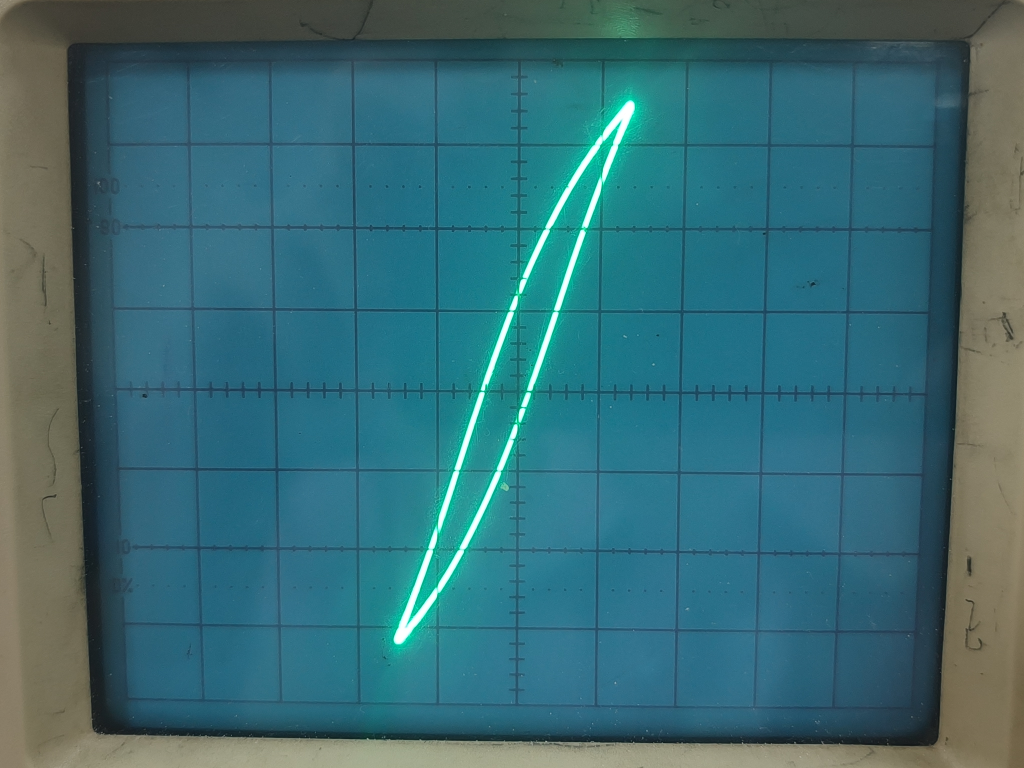
#> input picture old/test1.jpg, 4096 x 3072 px (shown at 1/4 size)
$ python extract_hysteresis.py test1.jpg
#> lines starting #> are read from the running program, lines starting #| are printed output that depends on the picture; after the words box and inside, x2 and y2 are one past the last pixel; in counts of white or black regions, pixels touching at a corner belong together
import argparse
import os
import cv2
import numpy as np
import matplotlib.pyplot as plt

try:
    from skimage.morphology import skeletonize
    HAS_SKIMAGE = True
except Exception:
    HAS_SKIMAGE = False


def imread_any(path):
    """兼容一些扩展名是 jpg 但本质是 BMP 的示波器截图。"""
    img = cv2.imread(path, cv2.IMREAD_COLOR)
    if img is None:
        raise FileNotFoundError(f"无法读取图片: {path}")
    return img


def resize_keep_ratio(img, max_width=1400):
    h, w = img.shape[:2]
    if w <= max_width:
        return img
    s = max_width / w
    return cv2.resize(img, (int(w*s), int(h*s)))


def parse_roi(roi_str, img):
    h, w = img.shape[:2]
    if roi_str:
        x1, y1, x2, y2 = map(int, roi_str.split(','))
        x1, x2 = sorted([max(0, x1), min(w, x2)])
        y1, y2 = sorted([max(0, y1), min(h, y2)])
        return x1, y1, x2, y2
    return auto_roi(img)


def auto_roi(img):
    """
    自动找示波器绘图区：寻找大面积深色矩形区域。
    对手机实拍不一定完美；如果不准，用 --roi 手动给。
    """
    gray = cv2.cvtColor(img, cv2.COLOR_BGR2GRAY)
    # 深色区域：示波器绘图背景通常接近黑色
    dark = cv2.inRange(gray, 0, 55)
    kernel = np.ones((5, 5), np.uint8)
    dark = cv2.morphologyEx(dark, cv2.MORPH_CLOSE, kernel, iterations=2)
    contours, _ = cv2.findContours(dark, cv2.RETR_EXTERNAL, cv2.CHAIN_APPROX_SIMPLE)

    h, w = img.shape[:2]
    best = None
    best_score = -1
    for c in contours:
        x, y, bw, bh = cv2.boundingRect(c)
        area = bw * bh
        if bw < 0.25*w or bh < 0.25*h:
            continue
        # 避免把整张黑边当成绘图区；倾向接近方形/矩形的中央区域
        cx, cy = x + bw/2, y + bh/2
        center_penalty = abs(cx - w/2)/w + abs(cy - h/2)/h
        score = area * (1 - center_penalty)
        if score > best_score:
            best_score = score
            best = (x, y, x+bw, y+bh)

    if best is None:
        # 保守裁掉标题栏和底部文字：适合数字截图/手机正拍
        return int(0.15*w), int(0.10*h), int(0.85*w), int(0.88*h)

    x1, y1, x2, y2 = best
    # 收缩一点，尽量排除外框、文字和箭头
    padx = int(0.02 * (x2-x1))
    pady = int(0.02 * (y2-y1))
    return x1+padx, y1+pady, x2-padx, y2-pady


def trace_mask(roi_bgr, color='magenta'):
    """专门提取示波器亮色轨迹，不再把绿色文字/网格一起提出来。"""
    hsv = cv2.cvtColor(roi_bgr, cv2.COLOR_BGR2HSV)

    if color == 'magenta':
        # OpenCV H: 0~179。你们这张图的紫色轨迹 H≈150。
        lower = np.array([135, 80, 80])
        upper = np.array([170, 255, 255])
        mask = cv2.inRange(hsv, lower, upper)
    elif color == 'green':
        lower = np.array([35, 70, 70])
        upper = np.array([95, 255, 255])
        mask = cv2.inRange(hsv, lower, upper)
    elif color == 'cyan':
        lower = np.array([80, 60, 60])
        upper = np.array([105, 255, 255])
        mask = cv2.inRange(hsv, lower, upper)
    else:
        # 兜底：只取高亮高饱和区域
        s = hsv[:, :, 1]
        v = hsv[:, :, 2]
        mask = ((s > 80) & (v > 120)).astype(np.uint8) * 255

    kernel = np.ones((2, 2), np.uint8)
    # 不做开运算，否则 1 像素粗的示波器轨迹会被直接抹掉
    mask = cv2.morphologyEx(mask, cv2.MORPH_CLOSE, kernel, iterations=1)

    return mask


def keep_biggest(mask):
    num, labels, stats, _ = cv2.connectedComponentsWithStats(mask, 8)
    if num <= 1:
        return mask
    areas = stats[1:, cv2.CC_STAT_AREA]
    # 只保留最大几个连通域，防止轨迹断裂时被删光
    ids = np.argsort(areas)[-4:] + 1
    out = np.zeros_like(mask)
    for i in ids:
        if stats[i, cv2.CC_STAT_AREA] > 20:
            out[labels == i] = 255
    return out


def skeleton(mask):
    if not HAS_SKIMAGE:
        return mask
    sk = skeletonize(mask > 0).astype(np.uint8) * 255
    return sk


def points_from_mask(mask):
    ys, xs = np.where(mask > 0)
    return xs.astype(float), ys.astype(float)


# [64 lines left out: functions normalize_by_roi, band_intercepts, contour_area_norm, diagnose, not called in this run]


def process(image_path, roi_str=None, color='magenta', outdir='output_v2'):
    img = resize_keep_ratio(imread_any(image_path))
#> in imread_any, img is the input picture: shape (3072, 4096, 3); mean B, G, R 115.7, 107.1, 56.8
#> in resize_keep_ratio, `h, w = img.shape[:2]`: h = 3072; w = 4096
#> in resize_keep_ratio, `s = max_width / w`: s = 0.342
    x1, y1, x2, y2 = parse_roi(roi_str, img)
#> in auto_roi, `gray = cv2.cvtColor(img, cv2.COLOR_BGR2GRAY)`:
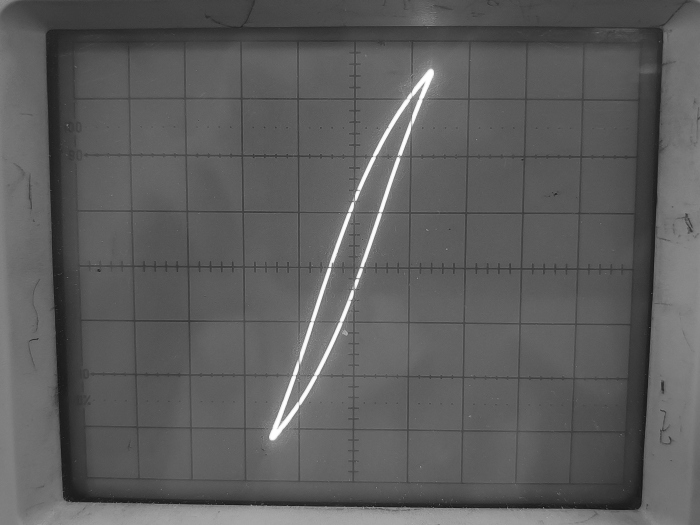
#> gray: shape (1050, 1400) (shown at 1/2 size); min 14, max 255, mean 92.9
#> in auto_roi, `dark = cv2.inRange(gray, 0, 55)`:
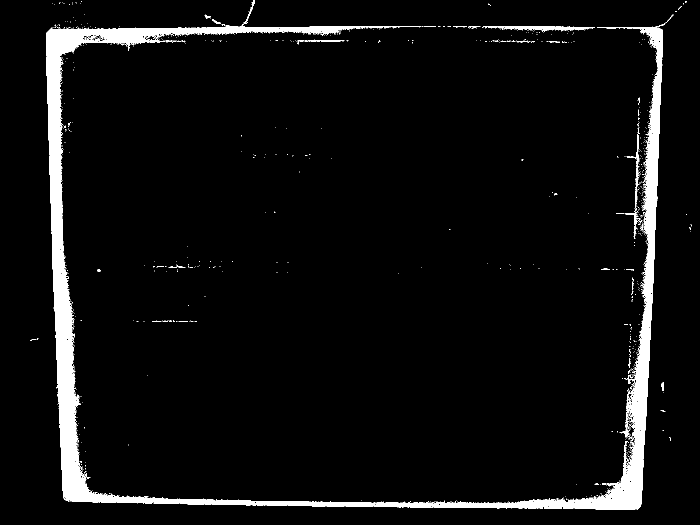
#> dark: shape (1050, 1400) (shown at 1/2 size); 5.3% white; 894 white regions (865 under 20 px), largest, box (x1, y1, x2, y2) and area: (92, 0, 1331, 1020) 73447, (966, 52, 1190, 64) 1122, (1253, 268, 1279, 417) 472
#> in auto_roi, `dark = cv2.morphologyEx(dark, cv2.MORPH_CLOSE, kernel, iterations=2)`:
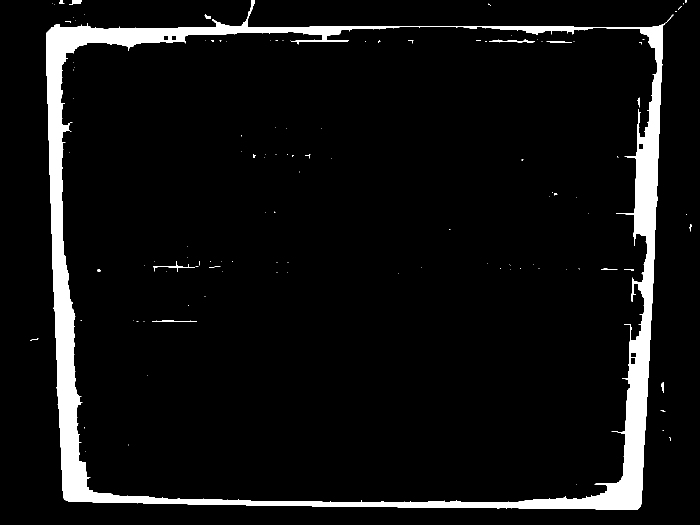
#> dark: shape (1050, 1400) (shown at 1/2 size); 6.5% white; 121 white regions (103 under 20 px)
#> in auto_roi, `contours, _ = cv2.findContours(dark, cv2.RETR_EXTERNAL, cv2.CHAIN_APPR..`: contours = 23 contours, 18 with area under 20; largest, box (x1, y1, x2, y2) and area: (92, 0, 1331, 1020) 1148354, (138, 0, 164, 10) 121, (409, 28, 422, 37) 44, (1323, 764, 1328, 786) 39, (118, 0, 129, 8) 38
#> the loop in auto_roi, `for c in contours:` made 23 passes
#> (x, y, bw, bh, area, cx, cy, center_penalty) on pass 21: (92, 0, 1239, 1020, 1263780, 711.5, 510, 0.0225)
#> (x, y, bw, bh, area) on passes 1, 3, 4, 5, 6, 8: (1339, 874, 3, 8, 24), (1321, 820, 10, 4, 40), (1323, 764, 5, 22, 110), (60, 676, 17, 6, 102), (1378, 448, 6, 15, 90), (130, 42, 11, 4, 44)
#> after the loop in auto_roi, `for c in contours:`: best_score = 1235344.9
#> in auto_roi, `x1, y1, x2, y2 = best`: x1 = 92; y1 = 0; x2 = 1331; y2 = 1020
#> in auto_roi, `padx = int(0.02 * (x2-x1))`: padx = 24
#> in auto_roi, `pady = int(0.02 * (y2-y1))`: pady = 20
#> x1 = 116; y1 = 20; x2 = 1307; y2 = 1000
    roi = img[y1:y2, x1:x2].copy()
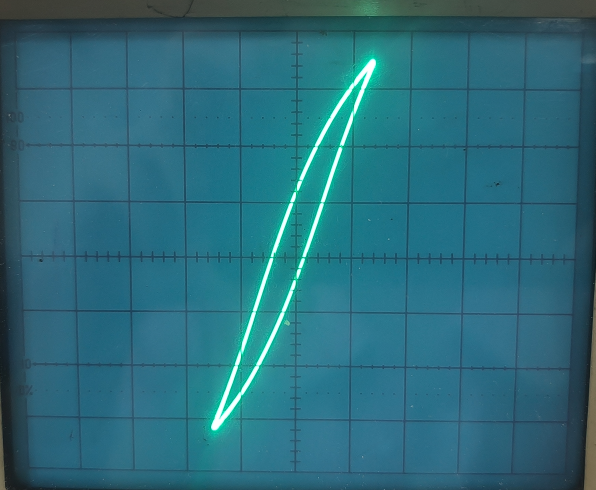
#> roi: shape (980, 1191, 3) (shown at 1/2 size); mean of channels 0, 1, 2 122.6, 107, 43.2; drawn as B, G, R

    mask = trace_mask(roi, color=color)
#> in trace_mask, `hsv = cv2.cvtColor(roi_bgr, cv2.COLOR_BGR2HSV)`: hsv: shape (980, 1191, 3); mean H, S, V 94.8, 162.9, 123.7
#> in trace_mask, `mask = cv2.inRange(hsv, lower, upper)`: mask: shape (980, 1191); every value is 0
    mask = keep_biggest(mask)
#> in keep_biggest, `num, labels, stats, _ = cv2.connectedComponentsWithStats(mask, 8)`: labels: shape (980, 1191) int32; every value is 0
#> in keep_biggest, `num, labels, stats, _ = cv2.connectedComponentsWithStats(mask, 8)`: num = 1; stats = [[0, 0, 1191, 980, 1167180]]
    sk = skeleton(mask)
    xs, ys = points_from_mask(sk)
#> in points_from_mask, `ys, xs = np.where(mask > 0)`: ys = empty array
#> xs = empty array; ys = empty array
    if len(xs) == 0:
#> (the run stopped early here; a loop or call above may not have finished)
